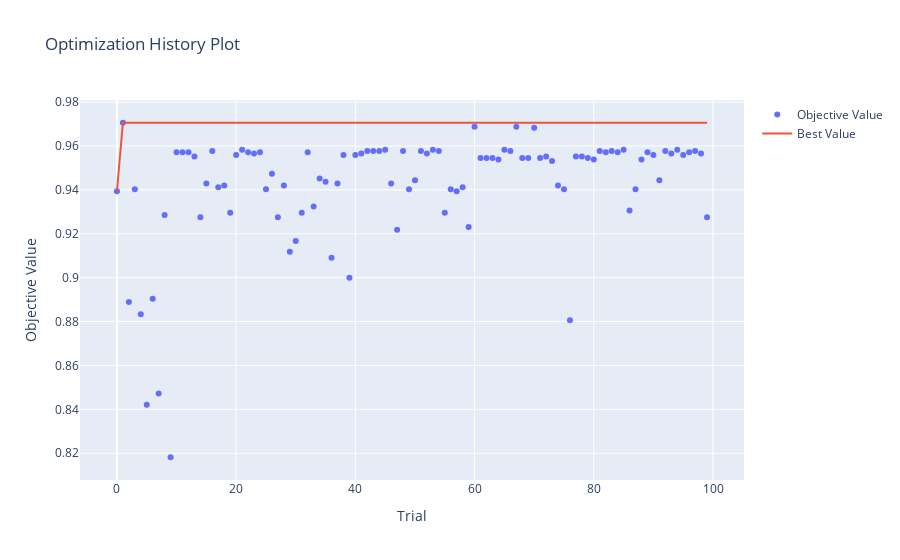
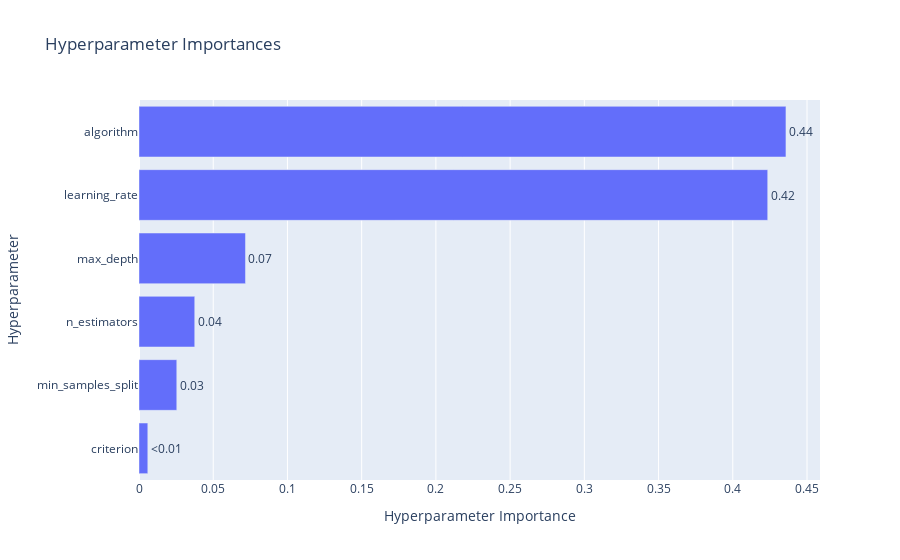

Notebook source saved alongside these figures, in order:
### Code cell
optuna.visualization.plot_optimization_history(study_3).show()
optuna.visualization.plot_param_importances(study_3).show()

### Figure 1 — Plotly figure (JSON) as saved in the notebook; plotly's stock layout.template omitted (floating-point values rounded to 4 significant figures)
{"data": [{"mode": "markers", "name": "Objective Value", "type": "scatter", "x": [0, 1, 2, 3, 4, 5, 6, 7, 8, 9, 10, 11, 12, 13, 14, 15, 16, 17, 18, 19, 20, 21, 22, 23, 24, 25, 26, 27, 28, 29, 30, 31, 32, 33, 34, 35, 36, 37, 38, 39, 40, 41, 42, 43, 44, 45, 46, 47, 48, 49, 50, 51, 52, 53, 54, 55, 56, 57, 58, 59, 60, 61, 62, 63, 64, 65, 66, 67, 68, 69, 70, 71, 72, 73, 74, 75, 76, 77, 78, 79, 80, 81, 82, 83, 84, 85, 86, 87, 88, 89, 90, 91, 92, 93, 94, 95, 96, 97, 98, 99], "y": [0.9394, 0.9706, 0.8889, 0.9403, 0.8833, 0.8421, 0.8904, 0.8472, 0.9286, 0.8182, 0.9571, 0.9571, 0.9571, 0.9552, 0.9275, 0.9429, 0.9577, 0.9412, 0.942, 0.9296, 0.9559, 0.9583, 0.9571, 0.9565, 0.9571, 0.9403, 0.9474, 0.9275, 0.942, 0.9118, 0.9167, 0.9296, 0.9571, 0.9324, 0.9452, 0.9437, 0.9091, 0.9429, 0.9559, 0.9, 0.9559, 0.9565, 0.9577, 0.9577, 0.9577, 0.9583, 0.9429, 0.9219, 0.9577, 0.9403, 0.9444, 0.9577, 0.9565, 0.9583, 0.9577, 0.9296, 0.9403, 0.9394, 0.9412, 0.9231, 0.9688, 0.9545, 0.9545, 0.9545, 0.9538, 0.9583, 0.9577, 0.9688, 0.9545, 0.9545, 0.9683, 0.9545, 0.9552, 0.9531, 0.942, 0.9403, 0.8806, 0.9552, 0.9552, 0.9545, 0.9538, 0.9577, 0.9571, 0.9577, 0.9571, 0.9583, 0.9306, 0.9403, 0.9538, 0.9571, 0.9559, 0.9444, 0.9577, 0.9565, 0.9583, 0.9559, 0.9571, 0.9577, 0.9565, 0.9275]}, {"mode": "lines", "name": "Best Value", "type": "scatter", "x": [0, 1, 2, 3, 4, 5, 6, 7, 8, 9, 10, 11, 12, 13, 14, 15, 16, 17, 18, 19, 20, 21, 22, 23, 24, 25, 26, 27, 28, 29, 30, 31, 32, 33, 34, 35, 36, 37, 38, 39, 40, 41, 42, 43, 44, 45, 46, 47, 48, 49, 50, 51, 52, 53, 54, 55, 56, 57, 58, 59, 60, 61, 62, 63, 64, 65, 66, 67, 68, 69, 70, 71, 72, 73, 74, 75, 76, 77, 78, 79, 80, 81, 82, 83, 84, 85, 86, 87, 88, 89, 90, 91, 92, 93, 94, 95, 96, 97, 98, 99], "y": [0.9394, 0.9706, 0.9706, 0.9706, 0.9706, 0.9706, 0.9706, 0.9706, 0.9706, 0.9706, 0.9706, 0.9706, 0.9706, 0.9706, 0.9706, 0.9706, 0.9706, 0.9706, 0.9706, 0.9706, 0.9706, 0.9706, 0.9706, 0.9706, 0.9706, 0.9706, 0.9706, 0.9706, 0.9706, 0.9706, 0.9706, 0.9706, 0.9706, 0.9706, 0.9706, 0.9706, 0.9706, 0.9706, 0.9706, 0.9706, 0.9706, 0.9706, 0.9706, 0.9706, 0.9706, 0.9706, 0.9706, 0.9706, 0.9706, 0.9706, 0.9706, 0.9706, 0.9706, 0.9706, 0.9706, 0.9706, 0.9706, 0.9706, 0.9706, 0.9706, 0.9706, 0.9706, 0.9706, 0.9706, 0.9706, 0.9706, 0.9706, 0.9706, 0.9706, 0.9706, 0.9706, 0.9706, 0.9706, 0.9706, 0.9706, 0.9706, 0.9706, 0.9706, 0.9706, 0.9706, 0.9706, 0.9706, 0.9706, 0.9706, 0.9706, 0.9706, 0.9706, 0.9706, 0.9706, 0.9706, 0.9706, 0.9706, 0.9706, 0.9706, 0.9706, 0.9706, 0.9706, 0.9706, 0.9706, 0.9706]}, {"marker": {"color": "#cccccc"}, "mode": "markers", "name": "Infeasible Trial", "showlegend": false, "type": "scatter", "x": [], "y": []}], "layout": {"autosize": true, "title": {"text": "Optimization History Plot"}, "xaxis": {"autorange": true, "range": [-6.041, 105.0], "title": {"text": "Trial"}, "type": "linear"}, "yaxis": {"autorange": true, "range": [0.8056, 0.9832], "title": {"text": "Objective Value"}, "type": "linear"}}}

### Figure 2 — Plotly figure (JSON) as saved in the notebook; plotly's stock layout.template omitted (floating-point values rounded to 4 significant figures)
{"data": [{"cliponaxis": false, "hovertemplate": ["criterion (CategoricalDistribution): 0.0059345905393104114<extra></extra>", "min_samples_split (IntDistribution): 0.025449120916203032<extra></extra>", "n_estimators (IntDistribution): 0.037548631931043824<extra></extra>", "max_depth (IntDistribution): 0.07172289493373019<extra></extra>", "learning_rate (FloatDistribution): 0.4235314616191005<extra></extra>", "algorithm (CategoricalDistribution): 0.4358133000606121<extra></extra>"], "name": "Objective Value", "orientation": "h", "text": ["<0.01", "0.03", "0.04", "0.07", "0.42", "0.44"], "textposition": "outside", "type": "bar", "x": [0.005935, 0.02545, 0.03755, 0.07172, 0.4235, 0.4358], "y": ["criterion", "min_samples_split", "n_estimators", "max_depth", "learning_rate", "algorithm"]}], "layout": {"autosize": true, "title": {"text": "Hyperparameter Importances"}, "xaxis": {"autorange": true, "range": [0, 0.4588], "title": {"text": "Hyperparameter Importance"}, "type": "linear"}, "yaxis": {"autorange": true, "range": [-0.5, 5.5], "title": {"text": "Hyperparameter"}, "type": "category"}}}
